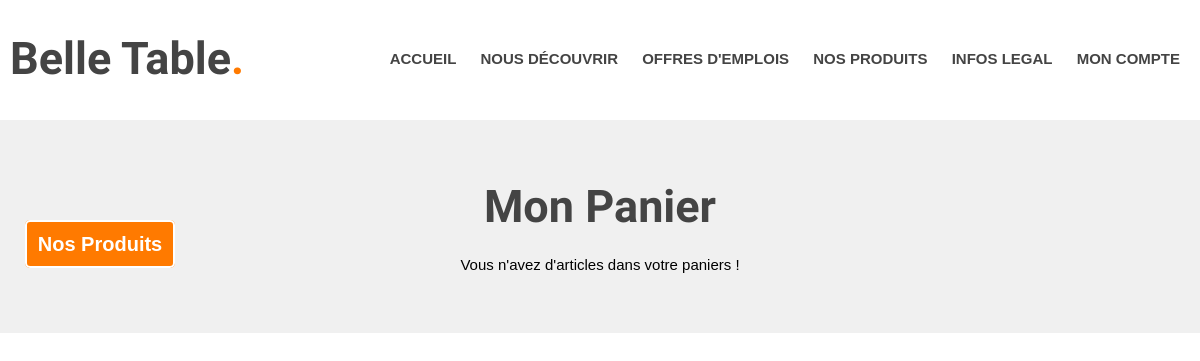
The app's page /panier.php (signed in), older data.
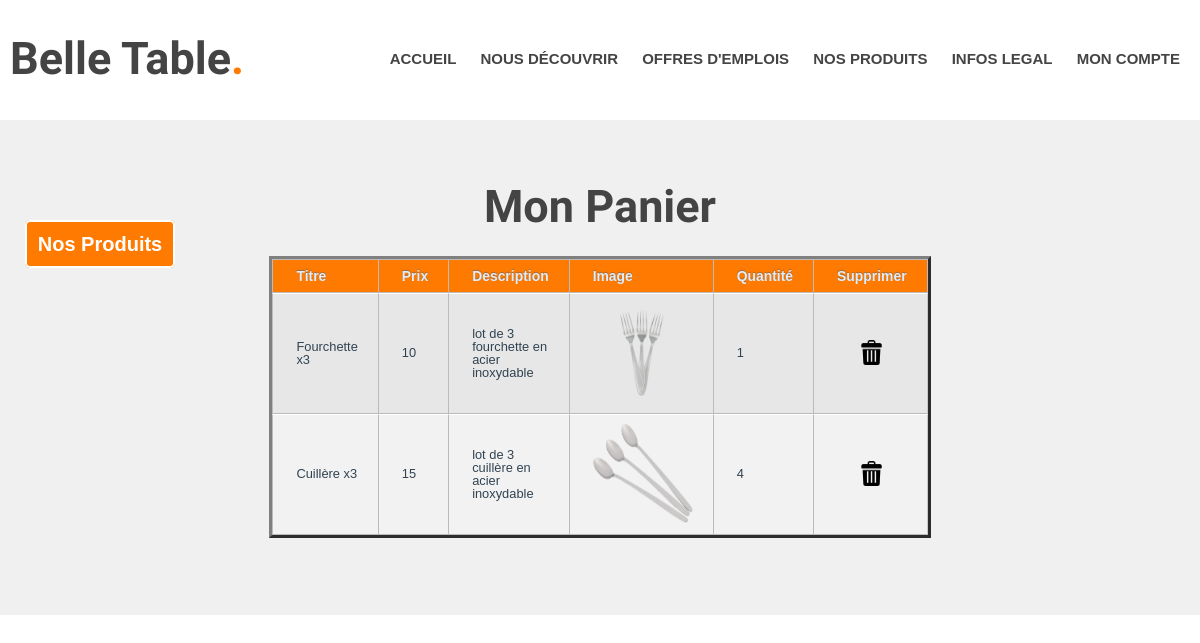
The same page, newer data.
### tables this page shows
CREATE TABLE IF NOT EXISTS `panier` (
  `id_panier` int(11) NOT NULL AUTO_INCREMENT,
  `idproduit` int(50) NOT NULL,
  `iduser` text NOT NULL,
  `quantite` int(11) NOT NULL,
  PRIMARY KEY (`id_panier`)
);

CREATE TABLE IF NOT EXISTS `produit` (
  `idproduit` int(50) NOT NULL AUTO_INCREMENT,
  `titre` text NOT NULL,
  `old_prix` int(11) DEFAULT NULL,
  `prix` float NOT NULL,
  `description` text DEFAULT NULL,
  `image` text DEFAULT NULL,
  UNIQUE KEY `idannonce` (`idproduit`)
);

### panier.php (the view, shortened to what this page needs)
<!DOCTYPE html>
<html>
<head>
	<link rel="stylesheet" type="text/css" href="styles.css">
	<?php
		require_once('include/en-tete.php');
		@$id = $_SESSION["id"] ;
		$req = "SELECT id_panier, panier.idproduit, panier.quantite, image, titre, description, prix FROM `panier`, produit, login WHERE panier.idproduit = produit.idproduit AND iduser = login.id AND iduser = '$id' GROUP BY idproduit";
		$res = mysqli_query($bdd, $req);
	?>
</head>
<body>
	<center>
		<?php include("include/menu.php"); ?>
		<section id="possibilities">
			<h1>Mon Panier</h1>
			<a href="produits.php" class="button-4" style="margin-right: 1000px; text-decoration:none;">Nos Produits</a>
			<?php if(mysqli_num_rows($res) > 0): ?>
				<table width="40%" border="3" cellspacing="0" class="table_emploi">
					<tr bgcolor="silver">
						<th> Titre </th>
						<th> Prix </th>
						<th> Description </th>
						<th> Image </th>
						<th> Quantité </th>
						<th> Supprimer</th>
					</tr>
					<?php while($panier = mysqli_fetch_assoc($res)): ?>
						<tr>
							<td><?php echo $panier["titre"]; ?></td>
							<td><?php echo $panier["prix"]; ?></td>
							<td><?php echo $panier["description"]; ?></td>
							<td><img src="produits/<?php echo $panier["image"]; ?>" height="100px"	width="100px"></td>
							<td><?php echo $panier['quantite']; ?> </td>
							<td>
								<center>
									<a href="deletePanier.php?id=<?=$panier["id_panier"]?>">
										<img src="images/deleteicon.png" height="25px" width="25px"/>
									</a>
								</center>
							</td>
						</tr>
					<?php endwhile; ?>
				</table>
			<?php else: ?>
				<center>
					<span>Vous n'avez d'articles dans votre paniers !</span>
				</center>
			<?php endif; ?>
		</section>
	</center>
</body>
</html>

Row changes from the older to the newer data that the page shows:
added panier: idproduit.titre "Fourchette x3", idproduit.prix "10", idproduit.description "lot de 3 fourchette en acier inoxydable", idproduit.image (picture), quantite "1"
added panier: idproduit.titre "Cuillère x3", idproduit.prix "15", idproduit.description "lot de 3 cuillère en acier inoxydable", idproduit.image (picture), quantite "4"
Text that changed along with them:
text no longer shown: "Vous n'avez d'articles dans votre paniers !"
text now shown: "Titre Prix Description Image Quantité Supprimer"
